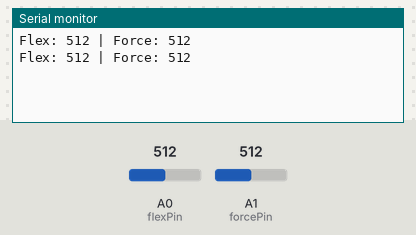
Bench run of a sketch on a simulated Arduino Uno, built with avr-gcc and run on an emulated ATmega328P. Shown: the last lines printed to the serial monitor. The inputs (shaded band) are chosen by the test bench; at power-on: A1 (forcePin) = 512, A0 (flexPin) = 512.

Above: at 1.8 s.
1.9 s: A1 (forcePin) set to 585
At 2.8 s:
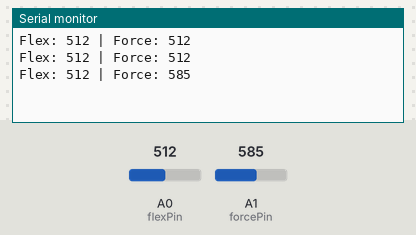
3.4 s: A1 (forcePin) set to 610
At 4.5 s:
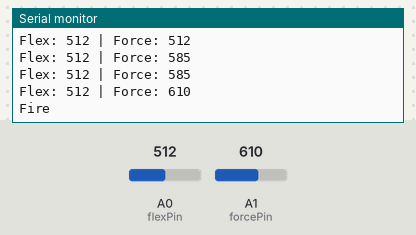
Timing chart, 0 to 6.4 s (numbered marks = the images above; inputs shaded):
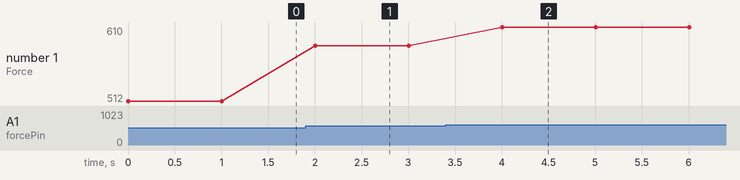

Measured:
- the behaviour switches between 600 and 601 on A1 (forcePin) (found by bisection; images 1 and 2)
- after the input at 1.9 s, the serial monitor: prints a new line after 0.10 s (image 1)
- after the input at 3.4 s, the serial monitor: prints a new line after 0.60 s (image 2)
- plotted number 1: 512 → 585 after the input at 1.9 s, 585 → 610 after the input at 3.4 s

The sketch:

2_Gaminggesturegloves.ino
```cpp
const int flexPin = A0;     // Flex Sensor
const int forcePin = A1;      // Force Sensor

void setup() {
  Serial.begin(9600);
}

void loop() {
  int flexValue = analogRead(flexPin);
  int forceValue = analogRead(forcePin);


  Serial.print("Flex: ");
  Serial.print(flexValue);
  Serial.print(" | Force: ");
  Serial.println(forceValue);

  if (flexValue <200) {
    Serial.println("Slide");
  }

  if (forceValue > 600) {
    Serial.println("Fire");
  }

  delay(1000);
}
```
